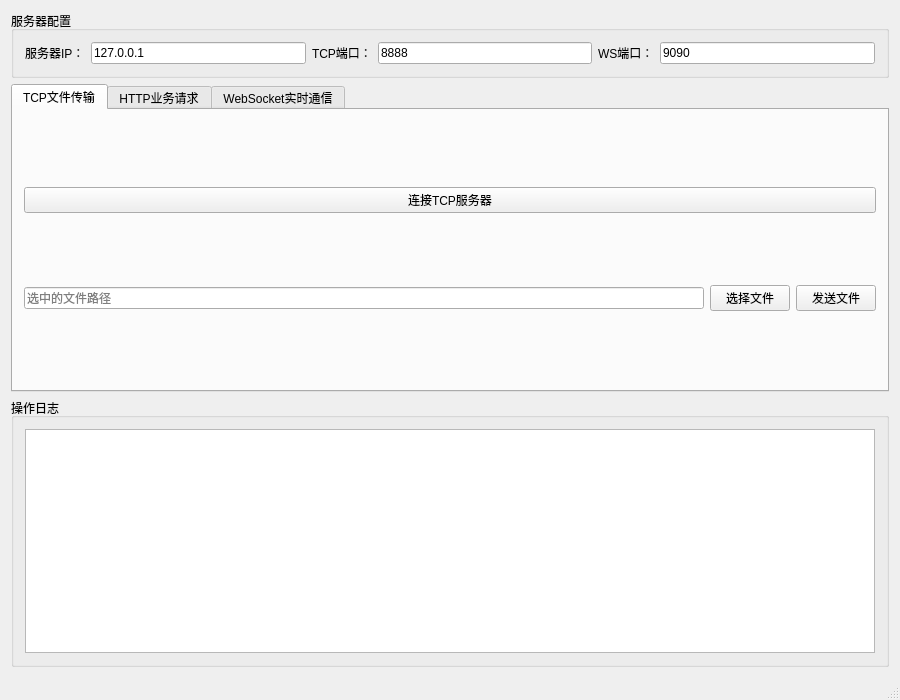
<?xml version="1.0" encoding="UTF-8"?>
<ui version="4.0">
 <class>ClientWindow</class>
 <widget class="QMainWindow" name="ClientWindow">
  <property name="geometry">
   <rect>
    <x>0</x>
    <y>0</y>
    <width>900</width>
    <height>700</height>
   </rect>
  </property>
  <property name="windowTitle">
   <string>多协议客户端 v1.0</string>
  </property>
  <widget class="QWidget" name="centralWidget">
   <layout class="QVBoxLayout" name="verticalLayout">
    <item>
     <widget class="QGroupBox" name="groupBox">
      <property name="title">
       <string>服务器配置</string>
      </property>
      <layout class="QHBoxLayout" name="horizontalLayout">
       <item>
        <widget class="QLabel" name="label">
         <property name="text">
          <string>服务器IP：</string>
         </property>
        </widget>
       </item>
       <item>
        <widget class="QLineEdit" name="serverIpEdit">
         <property name="text">
          <string>127.0.0.1</string>
         </property>
        </widget>
       </item>
       <item>
        <widget class="QLabel" name="label_2">
         <property name="text">
          <string>TCP端口：</string>
         </property>
        </widget>
       </item>
       <item>
        <widget class="QLineEdit" name="tcpPortEdit">
         <property name="text">
          <string>8888</string>
         </property>
        </widget>
       </item>
       <item>
        <widget class="QLabel" name="label_3">
         <property name="text">
          <string>WS端口：</string>
         </property>
        </widget>
       </item>
       <item>
        <widget class="QLineEdit" name="wsPortEdit">
         <property name="text">
          <string>9090</string>
         </property>
        </widget>
       </item>
      </layout>
     </widget>
    </item>
    <item>
     <widget class="QTabWidget" name="tabWidget">
      <widget class="QWidget" name="tcpTab">
       <attribute name="title">
        <string>TCP文件传输</string>
       </attribute>
       <layout class="QVBoxLayout" name="verticalLayout_2">
        <item>
         <widget class="QPushButton" name="tcpConnectBtn">
          <property name="text">
           <string>连接TCP服务器</string>
          </property>
         </widget>
        </item>
        <item>
         <layout class="QHBoxLayout" name="horizontalLayout_2">
          <item>
           <widget class="QLineEdit" name="filePathEdit">
            <property name="placeholderText">
             <string>选中的文件路径</string>
            </property>
           </widget>
          </item>
          <item>
           <widget class="QPushButton" name="selectFileBtn">
            <property name="text">
             <string>选择文件</string>
            </property>
           </widget>
          </item>
          <item>
           <widget class="QPushButton" name="sendFileBtn">
            <property name="text">
             <string>发送文件</string>
            </property>
           </widget>
          </item>
         </layout>
        </item>
       </layout>
      </widget>
      <widget class="QWidget" name="httpTab">
       <attribute name="title">
        <string>HTTP业务请求</string>
       </attribute>
       <layout class="QVBoxLayout" name="verticalLayout_3">
        <item>
         <layout class="QHBoxLayout" name="horizontalLayout_3">
          <item>
           <widget class="QPushButton" name="getBooksBtn">
            <property name="text">
             <string>图书浏览</string>
            </property>
           </widget>
          </item>
          <item>
           <widget class="QPushButton" name="getUserBtn">
            <property name="text">
             <string>用户管理</string>
            </property>
           </widget>
          </item>
          <item>
           <widget class="QPushButton" name="getCartBtn">
            <property name="text">
             <string>购物车</string>
            </property>
           </widget>
          </item>
          <item>
           <widget class="QPushButton" name="getOrderBtn">
            <property name="text">
             <string>订单</string>
            </property>
           </widget>
          </item>
          <item>
           <widget class="QPushButton" name="getCollectBtn">
            <property name="text">
             <string>收藏</string>
            </property>
           </widget>
          </item>
         </layout>
        </item>
        <item>
         <widget class="QTextEdit" name="httpResponseEdit">
          <property name="readOnly">
           <bool>true</bool>
          </property>
          <property name="placeholderText">
           <string>HTTP响应内容将显示在这里</string>
          </property>
         </widget>
        </item>
       </layout>
      </widget>
      <widget class="QWidget" name="wsTab">
       <attribute name="title">
        <string>WebSocket实时通信</string>
       </attribute>
       <layout class="QVBoxLayout" name="verticalLayout_4">
        <item>
         <widget class="QPushButton" name="wsConnectBtn">
          <property name="text">
           <string>连接WebSocket服务器</string>
          </property>
         </widget>
        </item>
        <item>
         <widget class="QTextEdit" name="wsMsgEdit">
          <property name="readOnly">
           <bool>true</bool>
          </property>
          <property name="placeholderText">
           <string>消息记录将显示在这里</string>
          </property>
         </widget>
        </item>
        <item>
         <layout class="QHBoxLayout" name="horizontalLayout_4">
          <item>
           <widget class="QLineEdit" name="wsMsgInput">
            <property name="placeholderText">
             <string>输入要发送的消息</string>
            </property>
           </widget>
          </item>
          <item>
           <widget class="QPushButton" name="sendWsMsgBtn">
            <property name="text">
             <string>发送消息</string>
            </property>
           </widget>
          </item>
         </layout>
        </item>
       </layout>
      </widget>
     </widget>
    </item>
    <item>
     <widget class="QGroupBox" name="groupBox_2">
      <property name="title">
       <string>操作日志</string>
      </property>
      <layout class="QVBoxLayout" name="verticalLayout_5">
       <item>
        <widget class="QTextEdit" name="logEdit">
         <property name="readOnly">
          <bool>true</bool>
         </property>
        </widget>
       </item>
      </layout>
     </widget>
    </item>
   </layout>
  </widget>
  <widget class="QMenuBar" name="menuBar">
   <property name="geometry">
    <rect>
     <x>0</x>
     <y>0</y>
     <width>900</width>
     <height>23</height>
    </rect>
   </property>
  </widget>
  <widget class="QStatusBar" name="statusBar"/>
 </widget>
 <layoutdefault spacing="6" margin="11"/>
 <resources/>
 <connections/>
</ui>
